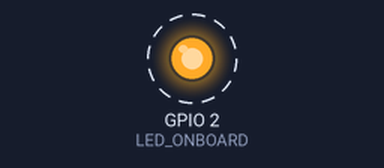
The sketch below on a simulated ESP32. Parts: output pins drawn as LEDs (lit = HIGH). Dashed ring = blinking. What the sketch prints to the serial monitor is not drawn.

Above: at 0.1 s.
Timing chart, 0 to 3.0 s (numbered marks = the images above):
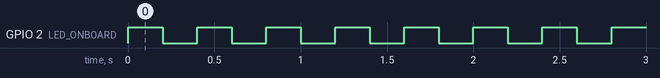

The sketch:

ledAzul.ino
```cpp
// LED azul já ligado ao pino 2

#define LED_ONBOARD 2

void setup() {
  // velocidade de comunicação serial padrão para ESP32 = 115200 bits/s
  Serial.begin(115200);

  pinMode(LED_ONBOARD, OUTPUT);

}

void loop() {
  Serial.println("Oin");
  // HIGH: 3,3V
  // LOW: 0V
  digitalWrite(LED_ONBOARD, HIGH);
  delay(200);
  digitalWrite(LED_ONBOARD, LOW);
  delay(200);

}
```

Measured:
- by itself, GPIO 2 (LED_ONBOARD): alternates HIGH for 0.20 s and LOW for 0.20 s
